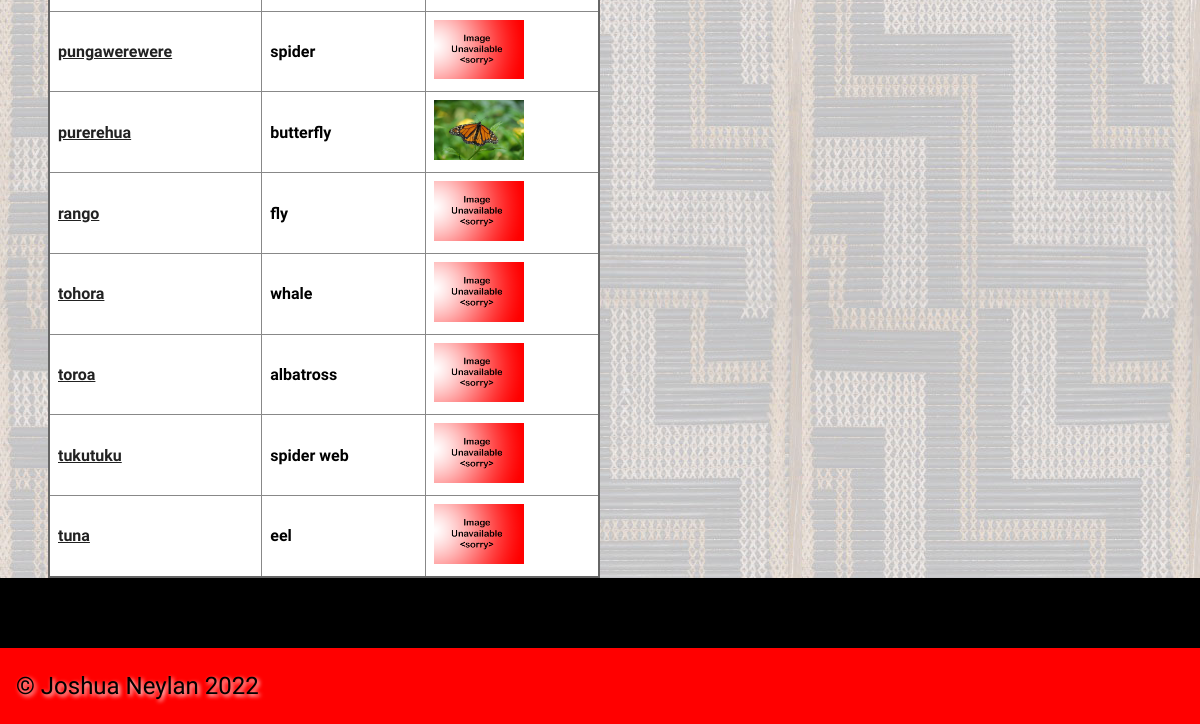
The app's page /category/4 (lower part), older data.
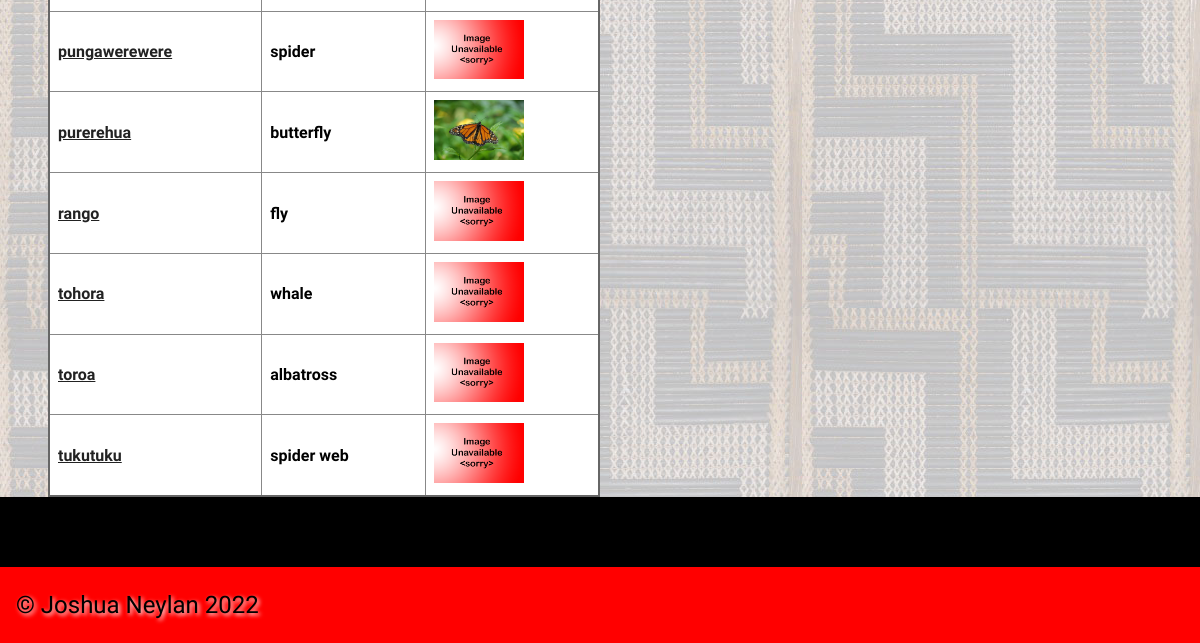
The same page, newer data.
### tables this page shows
CREATE TABLE "Dictionary"
(
    id         integer
        constraint Dictionary_pk
            primary key autoincrement,
    maori      varchar(85),
    english    varchar(100),
    category   varchar(50),
    year_level integer(10),
    image      varchar(100),
    timestamp  datetime,
    author     varchar(60),
    definition varchar(200)
);

### app.py (the view, shortened to what this page needs)
@app.route("/category/<category_id>", methods=["POST", "GET"])
def render_category(category_id):
    try:
        category_name = query_executor("SELECT category_name FROM Categories WHERE id = ?", (category_id,),
                                       True)[0][0]
    except IndexError:
        return redirect("/?error=Category+not+in+dictionary")
    new_word_details = session.get("new word details")
    if new_word_details is None:
        new_word_details = ["", "", "", ""]
    list_of_category_words = query_executor("SELECT maori, english, image, id FROM Dictionary WHERE category = ?",
                                            (category_name,), True)
    updated_list_of_category_words = []
    for word_details in list_of_category_words:
        word_details_list = []
        for detail in word_details:
            word_details_list.append(detail)
        if word_details_list[2] is None:
            word_details_list[2] = "noimage.png"
        updated_list_of_category_words.append(word_details_list)
    error = request.args.get("error")
    if error is None:
        error = ""
    return render_template("category.html", category_name_with_id=[category_id, category_name],
                           words=updated_list_of_category_words,
                           logged_in=is_logged_in(), error=error, new_word_details=new_word_details,
                           is_teacher=is_teacher())

### app.py (called while the page is built)
def create_connection(db_file):
    try:
        connection = sqlite3.connect(db_file)
        connection.execute("pragma foreign_keys=ON")
        return connection
    except Error as e:
        print(e)
    return None

def query_executor(query, variable_used_to_execute_query, return_values):
    con = create_connection(DB_NAME)
    cur = con.cursor()
    if variable_used_to_execute_query:
        cur.execute(query, variable_used_to_execute_query)
    elif not variable_used_to_execute_query:
        cur.execute(query)
    if return_values:
        values = cur.fetchall()
        con.close()
        return values
    if not return_values:
        con.commit()
    con.close()

def is_logged_in():
    if session.get("email") is None:
        return False
    return True

def is_teacher():
    if session.get("email") is None:
        return False
    return len(query_executor("SELECT id FROM Teachers WHERE user_id = ?", (session.get("user_id"),), True))

### templates/category.html (shortened to what this page needs)
{% extends 'base.html' %}
{% block main %}
    <table>
        {% for word in words %}
            <tr>
                <td><b><a href = "/{{category_name_with_id[0]}}/{{word[3]}}">{{word[0]}}</a></b></td>
                <td><b>{{word[1]}}</b></td>
                <td><img class = "thumb" src = "../static/images/{{word[2]}}"></td>
            </tr>
        {% endfor %}
    </table>
{% endblock %}

Row changes from the older to the newer data that the page shows:
removed Dictionary: maori "tuna", english "eel"
